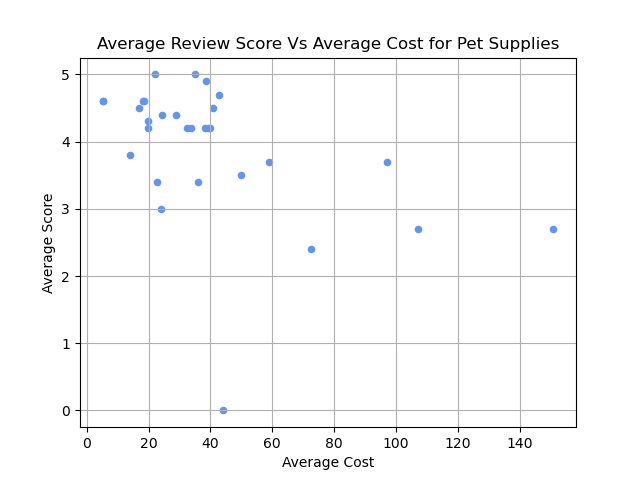

Python code for this plot:
import pandas as pd
from matplotlib import pyplot as plt
import numpy as np

def task4():

    # retrieving only the average score of Pet Supplies products
    data_task2 = pd.read_csv('task2.csv')
    new_data2 = data_task2[data_task2.category == 'Pet Supplies']
    df2 = new_data2['average_score']

    # retrieving only the average cost of Pet Supplies products
    data_task3 = pd.read_csv('task3.csv')
    new_data3 = data_task3[data_task3.category == 'Pet Supplies']
    df3 = new_data3['average_cost']

    # combining the data of the average score and average cost together
    result = pd.concat([df2, df3], axis = 1, join='inner')

    # plotting a scatter plot of the relationship between Pet Supplies products of their
    # average review scores and average cost
    result.plot(
        x='average_cost',
        y='average_score',
        kind = 'scatter',
        c='cornflowerblue',
        title='Average Review Score Vs Average Cost for Pet Supplies',
        xlabel='Average Cost',
        ylabel='Average Score'
    )
    
    plt.grid()
    plt.show()

    # saving as a png file
    plt.savefig("task4.png")

    return
